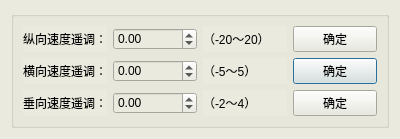
<?xml version="1.0" encoding="UTF-8"?>
<ui version="4.0">
 <class>QSpeedCmdDialog</class>
 <widget class="QDialog" name="QSpeedCmdDialog">
  <property name="geometry">
   <rect>
    <x>0</x>
    <y>0</y>
    <width>400</width>
    <height>137</height>
   </rect>
  </property>
  <property name="windowTitle">
   <string>速度遥调</string>
  </property>
  <property name="styleSheet">
   <string notr="true">color: rgb(0, 0, 0);
background-color: rgb(234, 234, 223);</string>
  </property>
  <layout class="QVBoxLayout" name="verticalLayout">
   <item>
    <widget class="QGroupBox" name="groupBox">
     <property name="title">
      <string/>
     </property>
     <layout class="QGridLayout" name="gridLayout">
      <item row="1" column="0">
       <layout class="QHBoxLayout" name="horizontalLayout_2">
        <item>
         <widget class="QLabel" name="label_3">
          <property name="layoutDirection">
           <enum>Qt::LeftToRight</enum>
          </property>
          <property name="text">
           <string>横向速度遥调：</string>
          </property>
          <property name="alignment">
           <set>Qt::AlignRight|Qt::AlignTrailing|Qt::AlignVCenter</set>
          </property>
         </widget>
        </item>
        <item>
         <widget class="QDoubleSpinBox" name="doubleSpinBox_2">
          <property name="minimum">
           <double>-5.000000000000000</double>
          </property>
          <property name="maximum">
           <double>5.000000000000000</double>
          </property>
         </widget>
        </item>
        <item>
         <widget class="QLabel" name="label_4">
          <property name="text">
           <string>（-5～5）</string>
          </property>
         </widget>
        </item>
        <item>
         <widget class="QPushButton" name="sendButton_2">
          <property name="text">
           <string>确定</string>
          </property>
         </widget>
        </item>
       </layout>
      </item>
      <item row="2" column="0">
       <layout class="QHBoxLayout" name="horizontalLayout_3">
        <item>
         <widget class="QLabel" name="label_5">
          <property name="layoutDirection">
           <enum>Qt::LeftToRight</enum>
          </property>
          <property name="text">
           <string>垂向速度遥调：</string>
          </property>
          <property name="alignment">
           <set>Qt::AlignRight|Qt::AlignTrailing|Qt::AlignVCenter</set>
          </property>
         </widget>
        </item>
        <item>
         <widget class="QDoubleSpinBox" name="doubleSpinBox_3">
          <property name="minimum">
           <double>-2.000000000000000</double>
          </property>
          <property name="maximum">
           <double>4.000000000000000</double>
          </property>
         </widget>
        </item>
        <item>
         <widget class="QLabel" name="label_6">
          <property name="text">
           <string>（-2～4）</string>
          </property>
         </widget>
        </item>
        <item>
         <widget class="QPushButton" name="sendButton_3">
          <property name="text">
           <string>确定</string>
          </property>
         </widget>
        </item>
       </layout>
      </item>
      <item row="0" column="0">
       <layout class="QHBoxLayout" name="horizontalLayout">
        <item>
         <widget class="QLabel" name="label">
          <property name="layoutDirection">
           <enum>Qt::LeftToRight</enum>
          </property>
          <property name="text">
           <string>纵向速度遥调：</string>
          </property>
          <property name="alignment">
           <set>Qt::AlignRight|Qt::AlignTrailing|Qt::AlignVCenter</set>
          </property>
         </widget>
        </item>
        <item>
         <widget class="QDoubleSpinBox" name="doubleSpinBox">
          <property name="minimum">
           <double>-20.000000000000000</double>
          </property>
          <property name="maximum">
           <double>20.000000000000000</double>
          </property>
         </widget>
        </item>
        <item>
         <widget class="QLabel" name="label_2">
          <property name="text">
           <string>（-20～20）</string>
          </property>
         </widget>
        </item>
        <item>
         <widget class="QPushButton" name="sendButton">
          <property name="text">
           <string>确定</string>
          </property>
         </widget>
        </item>
       </layout>
      </item>
     </layout>
    </widget>
   </item>
  </layout>
 </widget>
 <resources/>
 <connections/>
</ui>
